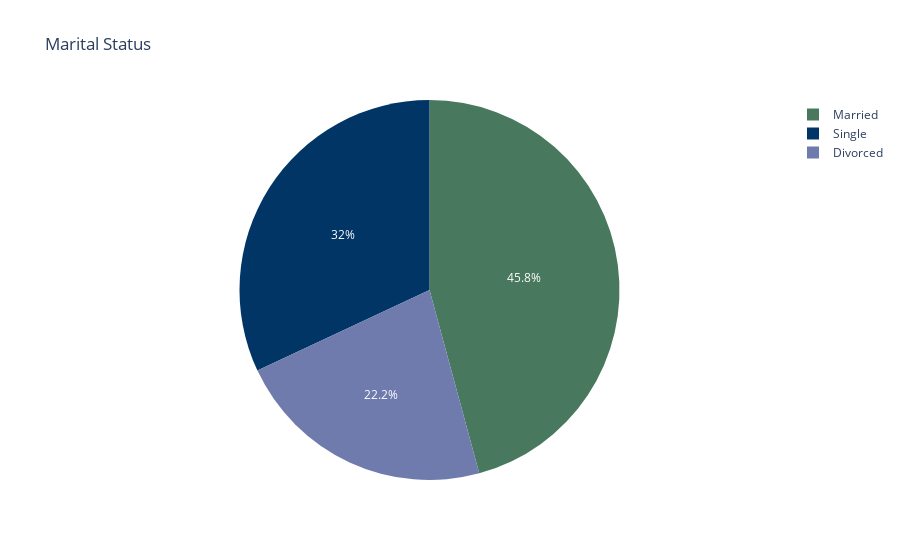

Notebook cell for this chart:
### Code cell
fig = px.pie(df, names='MaritalStatus', title='Marital Status', color_discrete_sequence=['#48795E', '#003566', '#707BAD'])
fig.show()

### Figure 1 — Plotly figure (JSON) as saved in the notebook; plotly's stock layout.template omitted (floating-point values rounded to 4 significant figures; data arrays with more than 128 entries replaced by an {"elided": "..."} marker saying what was removed)
{"data": [{"domain": {"x": [0, 1], "y": [0, 1]}, "hovertemplate": "MaritalStatus=%{label}<extra></extra>", "labels": {"elided": "1470 str values"}, "legendgroup": "", "name": "", "showlegend": true, "type": "pie"}], "layout": {"autosize": true, "legend": {"tracegroupgap": 0}, "piecolorway": ["#48795E", "#003566", "#707BAD"], "title": {"text": "Marital Status"}}}
